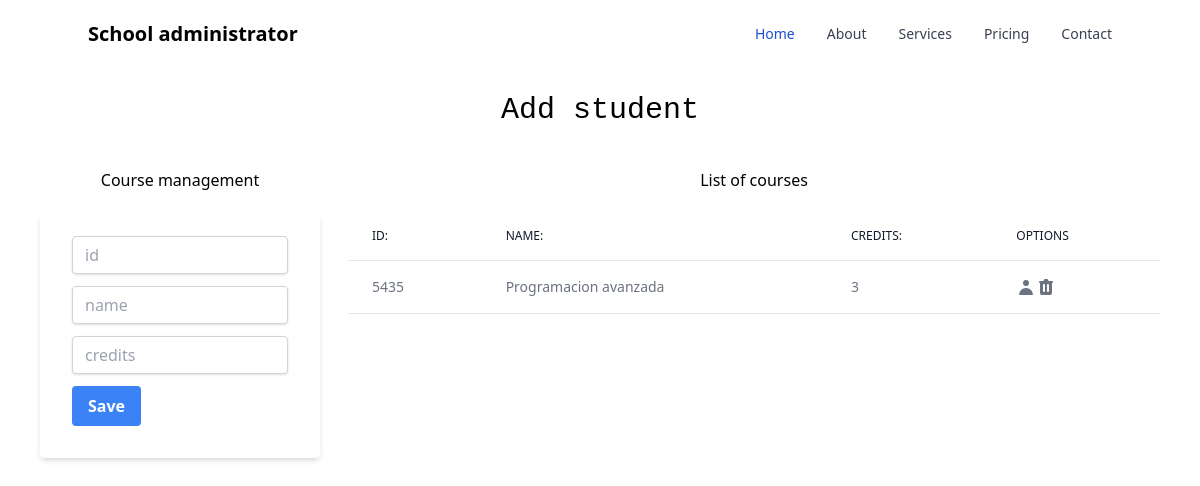
The app's page /, older data.
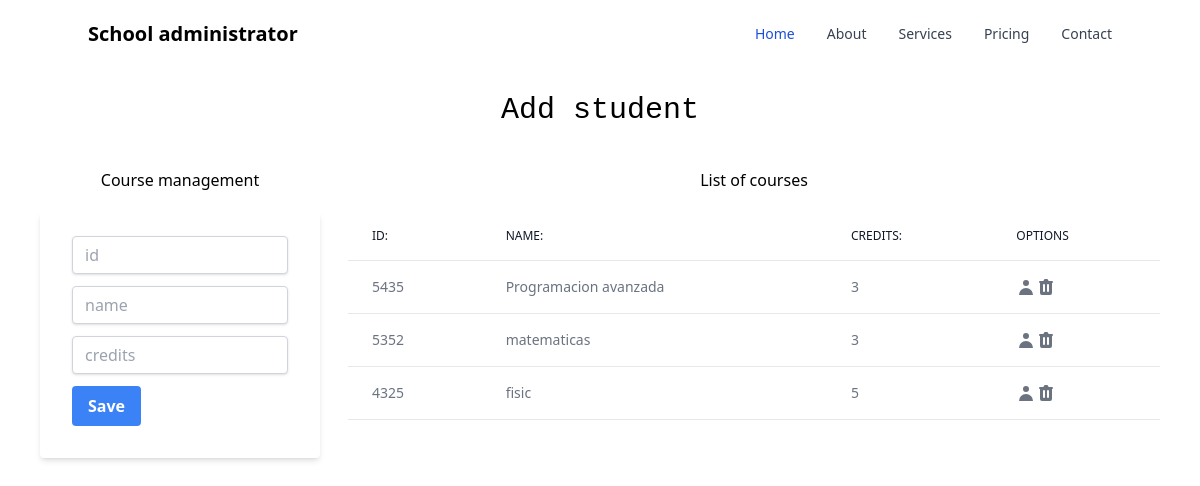
The same page, newer data.
### academic/models.py (models this page shows, shortened)
class Grade(models.Model):
    id = models.CharField(primary_key=True, max_length=6)
    name = models.CharField(max_length=50)
    credits = models.PositiveIntegerField()

### academic/views.py (the view)
# urls.py: path('', views.home),
def home(request):
    coursesListed = Grade.objects.all()
    return render(request, "courseManagement.html", {"grades":coursesListed})

### academic/templates/courseManagement.html (shortened to what this page needs)
{% extends "./base.html" %}
{% block body %}
<h1 class="transition mb-10 text-center cursor-default text-3xl mt-6 font-mono font-normal  hover:font-bold hover:text-blue-600 hover:scale-110">Add student</h1>
    <div class="flex space-x-7 px-10">
        <div class="w-3/12">
            <h2 class="text-center mb-5">Course management</h2>
            <div class="card">
                <div class="card-body">
                    <form action="/registerCourse/" method="POST" class="bg-white shadow-md rounded px-8 pt-6 pb-8 mb-4">{% csrf_token %}
                        <div class="from-group">
                            <input type="text" id="txtId" name="txtId" class="shadow appearance-none border border-gray-300 rounded w-full py-2 px-3 text-gray-700 mb-3 leading-tight focus:outline-none focus:shadow-outline" placeholder="id" minlength="1" maxlength="6" required>
                        </div>
                        <div class="from-group">
                            <input type="text" id="txtName" name="txtName" class="shadow appearance-none border border-gray-300 rounded w-full py-2 px-3 text-gray-700 mb-3 leading-tight focus:outline-none focus:shadow-outline" placeholder="name"  maxlength="50" required>
                        </div>
                        <div class="from-group">
                            <input type="text" id="txtCredits" name="txtCredits" class="shadow appearance-none border border-gray-300 rounded w-full py-2 px-3 text-gray-700 mb-3 leading-tight focus:outline-none focus:shadow-outline" min="1" max="9" required placeholder="credits">
                        </div>
                        <div class="from-group">
                            <button type="submit" class="bg-blue-500 hover:bg-blue-700 text-white font-bold py-2 px-4 rounded focus:outline-none focus:shadow-outline">Save</button>
                        </div>
                    </form>
                </div>
            </div>
        </div>
        <div class="flex-auto">
            <h1 class="text-center mb-5">List of courses</h1>
            <div class="table-responsive">
                <table class="w-full text-sm text-left text-gray-500 dark:text-gray-400">
                    <thead class="text-xs text-gray-700 uppercase bg-gray-50 dark:bg-gray-700 dark:text-gray-400">
                        <tr class="bg-white border-b dark:bg-gray-800 dark:border-gray-700">
                            <th class="px-6 py-4 font-medium text-gray-900 dark:text-white whitespace-nowrap">Id:</th>
                            <th class="px-6 py-4 font-medium text-gray-900 dark:text-white whitespace-nowrap">Name:</th>
                            <th class="px-6 py-4 font-medium text-gray-900 dark:text-white whitespace-nowrap">Credits:</th>
                            <th class="px-6 py-4 font-medium text-gray-900 dark:text-white whitespace-nowrap">Options</th>
                        </tr>
                    </thead>
                    <tbody>
                        {% for c in grades %}
                        <tr class="bg-white border-b dark:bg-gray-800 dark:border-gray-700">
                            <td class="px-6 py-4">{{c.id}}</td>
                            <td class="px-6 py-4">{{c.name}}</td>
                            <td class="px-6 py-4">{{c.credits}}</td>
                            <td class="px-6 py-4">
                                <div class="flex flex-row">
                                <a href="editCourse/{{c.id}}"><svg xmlns="http://www.w3.org/2000/svg" class="h-5 w-5 hover:text-blue-700 hover:scale-125" viewBox="0 0 20 20" fill="currentColor">
                                <path fill-rule="evenodd" d="M10 9a3 3 0 100-6 3 3 0 000 6zm-7 9a7 7 0 1114 0H3z" clip-rule="evenodd" />
                              </svg></a>
                              <a href="deleteCourse/{{c.id}}"></a>
                                </div>
                            </td>
                        </tr>
                        {% endfor%}
                    </tbody>
                </table>
            </div>
        </div>
    </div>
{% endblock %}

Row changes from the older to the newer data that the page shows:
added Grade: id "5352", name "matematicas", credits "3"
added Grade: id "4325", name "fisic", credits "5"
